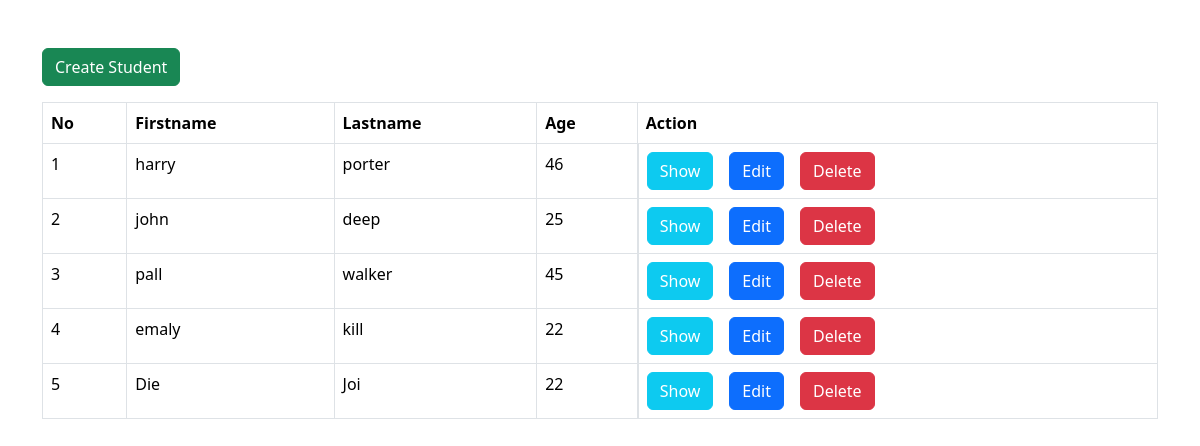
The page / on the database its author committed.
### tables this page shows
CREATE TABLE `students` (
  `id` int(11) NOT NULL,
  `firstName` varchar(255) NOT NULL,
  `lastName` varchar(255) NOT NULL,
  `age` int(11) NOT NULL
);

### index.php (the view, shortened to what this page needs)
<!doctype html>
<html lang="en">
  <head>
    <link href="https://cdn.jsdelivr.net/npm/bootstrap@5.3.2/dist/css/bootstrap.min.css" rel="stylesheet">
  </head>
  <body>
    <div class="container mt-5">
      <button type="button" class="btn btn-success" data-toggle="modal" data-target="#createModal">Create Student</button>
      <table class="table table-bordered mt-3">
        <thead>
          <tr>
            <th>No</th>
            <th>Firstname</th>
            <th>Lastname</th>
            <th>Age</th>
            <th>Action</th>
          </tr>
        </thead>
        <tbody>
          <?php
            require "./functions/db.php";
            $rowNumber = 1;
            $sql = "SELECT * FROM students";
            $result = $conn->query($sql);
            if ($result->num_rows > 0):
                while ($row = $result->fetch_assoc()): ?>
                    <tr>
                        <td><?= $rowNumber ?></td>
                        <td><?= $row['firstName'] ?></td>
                        <td><?= $row['lastName'] ?></td>
                        <td><?= $row['age'] ?></td>
                        <td class="d-flex flex-row gap-3">
                          <div>
                            <button type="button" class="btn btn-info text-white" data-toggle="modal"
                            data-target="#student<?= $rowNumber ?>">Show</button>
                          </div>
                          <div>
                            <button type="button" class="btn btn-primary" data-toggle="modal"
                            data-target="#editStudent<?= $rowNumber ?>">Edit</button>
                          </div>
                          <div>
                            <form action="./functions/delete.php" method="POST">
                              <button type="submit" class="btn btn-danger">Delete</button>
                            </form>
                          </div>
                        </td>
                    </tr>
                    <?php
                    $rowNumber++;
                endwhile;
            else:
                echo "<tr><td colspan='5' class='text-center'>There are no students</td></tr>";
            endif;
          ?>
        </tbody>
      </table>
    </div>
  </body>
</html>

### rows shown on the page
students: firstName "harry", lastName "porter", age "46"
students: firstName "john", lastName "deep", age "25"
students: firstName "pall", lastName "walker", age "45"
students: firstName "emaly", lastName "kill", age "22"
students: firstName "Die", lastName "Joi", age "22"
